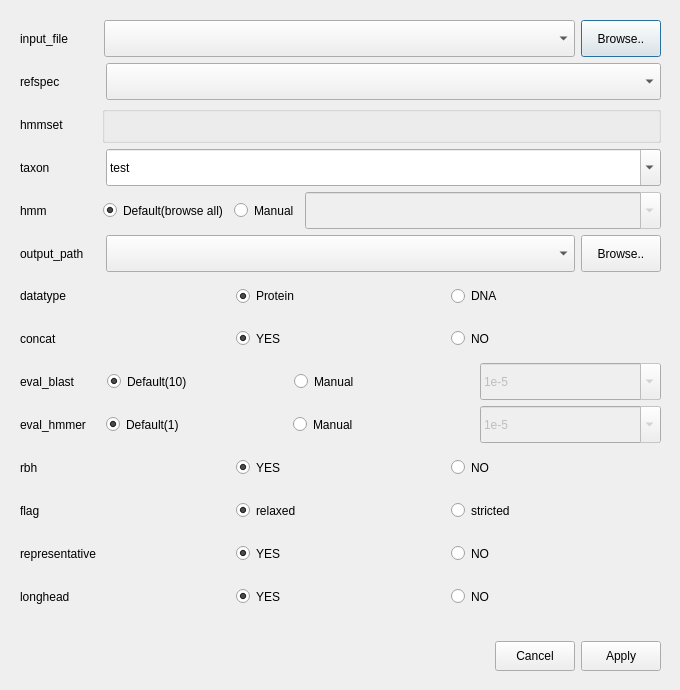
<?xml version="1.0" encoding="UTF-8"?>
<ui version="4.0">
 <class>HamstrDialog</class>
 <widget class="QDialog" name="HamstrDialog">
  <property name="geometry">
   <rect>
    <x>0</x>
    <y>0</y>
    <width>680</width>
    <height>690</height>
   </rect>
  </property>
  <property name="sizePolicy">
   <sizepolicy hsizetype="Expanding" vsizetype="Fixed">
    <horstretch>0</horstretch>
    <verstretch>0</verstretch>
   </sizepolicy>
  </property>
  <property name="minimumSize">
   <size>
    <width>588</width>
    <height>639</height>
   </size>
  </property>
  <property name="sizeIncrement">
   <size>
    <width>0</width>
    <height>0</height>
   </size>
  </property>
  <property name="contextMenuPolicy">
   <enum>Qt::DefaultContextMenu</enum>
  </property>
  <property name="windowTitle">
   <string>HaMStR Configuration</string>
  </property>
  <widget class="QWidget" name="hamstrwidget">
   <property name="geometry">
    <rect>
     <x>20</x>
     <y>20</y>
     <width>641</width>
     <height>651</height>
    </rect>
   </property>
   <layout class="QVBoxLayout" name="verticalLayout_3">
    <item>
     <layout class="QHBoxLayout" name="horizontalLayout_13">
      <item>
       <layout class="QVBoxLayout" name="verticalLayout_2">
        <property name="sizeConstraint">
         <enum>QLayout::SetNoConstraint</enum>
        </property>
        <item>
         <layout class="QHBoxLayout" name="horizontalLayout_11">
          <property name="sizeConstraint">
           <enum>QLayout::SetNoConstraint</enum>
          </property>
          <item>
           <widget class="QLabel" name="seq_label">
            <property name="mouseTracking">
             <bool>false</bool>
            </property>
            <property name="toolTip">
             <string comment="this is a test" extracomment="Path and name of the file containing the sequences hmmer is running against">Path and name of the file containing the sequences</string>
            </property>
            <property name="toolTipDuration">
             <number>5</number>
            </property>
            <property name="text">
             <string>input_file         </string>
            </property>
           </widget>
          </item>
          <item>
           <widget class="QComboBox" name="dir_comboBox">
            <property name="sizePolicy">
             <sizepolicy hsizetype="Expanding" vsizetype="Expanding">
              <horstretch>0</horstretch>
              <verstretch>0</verstretch>
             </sizepolicy>
            </property>
           </widget>
          </item>
          <item>
           <widget class="QPushButton" name="ChoSeqBtn">
            <property name="sizePolicy">
             <sizepolicy hsizetype="Minimum" vsizetype="Preferred">
              <horstretch>0</horstretch>
              <verstretch>0</verstretch>
             </sizepolicy>
            </property>
            <property name="text">
             <string>Browse..</string>
            </property>
           </widget>
          </item>
         </layout>
        </item>
        <item>
         <layout class="QHBoxLayout" name="horizontalLayout_14">
          <item>
           <widget class="QLabel" name="ref_label">
            <property name="toolTip">
             <string extracomment="Sets the reference species">Sets the reference species</string>
            </property>
            <property name="toolTipDuration">
             <number>5</number>
            </property>
            <property name="text">
             <string>refspec            </string>
            </property>
           </widget>
          </item>
          <item>
           <widget class="QComboBox" name="hms_comboBox">
            <property name="sizePolicy">
             <sizepolicy hsizetype="Expanding" vsizetype="Expanding">
              <horstretch>0</horstretch>
              <verstretch>0</verstretch>
             </sizepolicy>
            </property>
           </widget>
          </item>
         </layout>
        </item>
        <item>
         <layout class="QHBoxLayout" name="horizontalLayout_15">
          <item>
           <widget class="QLabel" name="hms_label">
            <property name="toolTip">
             <string extracomment="Specify the name of core_ortholog sets">Specify the name of the core-ortholog set</string>
            </property>
            <property name="text">
             <string>hmmset          </string>
            </property>
           </widget>
          </item>
          <item>
           <widget class="QGroupBox" name="RefSpec_groupBox">
            <property name="sizePolicy">
             <sizepolicy hsizetype="Expanding" vsizetype="Expanding">
              <horstretch>0</horstretch>
              <verstretch>0</verstretch>
             </sizepolicy>
            </property>
            <property name="title">
             <string/>
            </property>
           </widget>
          </item>
         </layout>
        </item>
        <item>
         <layout class="QHBoxLayout" name="horizontalLayout_16">
          <item>
           <widget class="QLabel" name="tax_label">
            <property name="sizePolicy">
             <sizepolicy hsizetype="Preferred" vsizetype="Preferred">
              <horstretch>0</horstretch>
              <verstretch>0</verstretch>
             </sizepolicy>
            </property>
            <property name="toolTip">
             <string extracomment="Specify a default taxon name form which your ESTs or protein sequences are derived">Specify a default taxon name from which your sequences are derived</string>
            </property>
            <property name="text">
             <string>taxon               </string>
            </property>
           </widget>
          </item>
          <item>
           <widget class="QComboBox" name="tax_comboBox">
            <property name="sizePolicy">
             <sizepolicy hsizetype="Expanding" vsizetype="Expanding">
              <horstretch>0</horstretch>
              <verstretch>0</verstretch>
             </sizepolicy>
            </property>
            <property name="editable">
             <bool>true</bool>
            </property>
            <item>
             <property name="text">
              <string>test</string>
             </property>
            </item>
           </widget>
          </item>
         </layout>
        </item>
        <item>
         <layout class="QHBoxLayout" name="horizontalLayout_2">
          <property name="sizeConstraint">
           <enum>QLayout::SetNoConstraint</enum>
          </property>
          <item>
           <widget class="QLabel" name="hmm_label">
            <property name="toolTip">
             <string extracomment="Option to provide only a single hmm to be used for the search">Option to provide only a single hmm to be used for the search</string>
            </property>
            <property name="text">
             <string>hmm               </string>
            </property>
           </widget>
          </item>
          <item>
           <widget class="QRadioButton" name="hmmRBtn_d">
            <property name="enabled">
             <bool>true</bool>
            </property>
            <property name="sizePolicy">
             <sizepolicy hsizetype="Minimum" vsizetype="Expanding">
              <horstretch>0</horstretch>
              <verstretch>0</verstretch>
             </sizepolicy>
            </property>
            <property name="mouseTracking">
             <bool>true</bool>
            </property>
            <property name="acceptDrops">
             <bool>false</bool>
            </property>
            <property name="text">
             <string>Default(browse all)</string>
            </property>
            <property name="checked">
             <bool>true</bool>
            </property>
            <attribute name="buttonGroup">
             <string notr="true">buttonGroup</string>
            </attribute>
           </widget>
          </item>
          <item>
           <widget class="QRadioButton" name="hmmRBtn_m">
            <property name="sizePolicy">
             <sizepolicy hsizetype="Minimum" vsizetype="Preferred">
              <horstretch>0</horstretch>
              <verstretch>0</verstretch>
             </sizepolicy>
            </property>
            <property name="text">
             <string>Manual</string>
            </property>
            <attribute name="buttonGroup">
             <string notr="true">buttonGroup</string>
            </attribute>
           </widget>
          </item>
          <item>
           <widget class="QComboBox" name="hmm_combobox">
            <property name="enabled">
             <bool>false</bool>
            </property>
            <property name="sizePolicy">
             <sizepolicy hsizetype="Expanding" vsizetype="Expanding">
              <horstretch>0</horstretch>
              <verstretch>0</verstretch>
             </sizepolicy>
            </property>
            <property name="editable">
             <bool>true</bool>
            </property>
           </widget>
          </item>
         </layout>
        </item>
        <item>
         <layout class="QHBoxLayout" name="horizontalLayout_12">
          <property name="sizeConstraint">
           <enum>QLayout::SetNoConstraint</enum>
          </property>
          <item>
           <widget class="QLabel" name="out_label">
            <property name="toolTip">
             <string extracomment="Determine the path to the HaMStR output">Determine the path to the HaMStR output</string>
            </property>
            <property name="text">
             <string>output_path     </string>
            </property>
           </widget>
          </item>
          <item>
           <widget class="QComboBox" name="out_comboBox">
            <property name="enabled">
             <bool>true</bool>
            </property>
            <property name="sizePolicy">
             <sizepolicy hsizetype="Expanding" vsizetype="Expanding">
              <horstretch>0</horstretch>
              <verstretch>0</verstretch>
             </sizepolicy>
            </property>
           </widget>
          </item>
          <item>
           <widget class="QPushButton" name="BrwOutBtn">
            <property name="sizePolicy">
             <sizepolicy hsizetype="Minimum" vsizetype="Preferred">
              <horstretch>0</horstretch>
              <verstretch>0</verstretch>
             </sizepolicy>
            </property>
            <property name="text">
             <string>Browse..</string>
            </property>
           </widget>
          </item>
         </layout>
        </item>
        <item>
         <layout class="QHBoxLayout" name="horizontalLayout_3">
          <property name="sizeConstraint">
           <enum>QLayout::SetNoConstraint</enum>
          </property>
          <item>
           <widget class="QLabel" name="DType_label">
            <property name="mouseTracking">
             <bool>true</bool>
            </property>
            <property name="toolTip">
             <string extracomment="this is the datatype test">Set this flag to inform HaMStR which sequences you are searching</string>
            </property>
            <property name="toolTipDuration">
             <number>5</number>
            </property>
            <property name="whatsThis">
             <string extracomment="Set the flag to figure whether you are searching in ESTs or protein"/>
            </property>
            <property name="accessibleName">
             <string extracomment="test"/>
            </property>
            <property name="text">
             <string>datatype</string>
            </property>
           </widget>
          </item>
          <item>
           <widget class="QRadioButton" name="ProRBtn">
            <property name="sizePolicy">
             <sizepolicy hsizetype="Minimum" vsizetype="Expanding">
              <horstretch>0</horstretch>
              <verstretch>0</verstretch>
             </sizepolicy>
            </property>
            <property name="text">
             <string>Protein</string>
            </property>
            <property name="checked">
             <bool>true</bool>
            </property>
            <attribute name="buttonGroup">
             <string notr="true">buttonGroup_3</string>
            </attribute>
           </widget>
          </item>
          <item>
           <widget class="QRadioButton" name="DNARBtn">
            <property name="sizePolicy">
             <sizepolicy hsizetype="Minimum" vsizetype="Expanding">
              <horstretch>0</horstretch>
              <verstretch>0</verstretch>
             </sizepolicy>
            </property>
            <property name="text">
             <string>DNA</string>
            </property>
            <property name="checked">
             <bool>false</bool>
            </property>
            <attribute name="buttonGroup">
             <string notr="true">buttonGroup_3</string>
            </attribute>
           </widget>
          </item>
         </layout>
        </item>
        <item>
         <layout class="QHBoxLayout" name="horizontalLayout_4">
          <property name="sizeConstraint">
           <enum>QLayout::SetNoConstraint</enum>
          </property>
          <item>
           <widget class="QLabel" name="concat_label">
            <property name="mouseTracking">
             <bool>true</bool>
            </property>
            <property name="toolTip">
             <string extracomment="set this flag if you want hamstr to concatenate sequences that align to non-overlapping parts of the reference protein">Set this flag if you want hamstr to concatenate sequences that align to non-overlapping parts of the reference protein</string>
            </property>
            <property name="text">
             <string>concat</string>
            </property>
           </widget>
          </item>
          <item>
           <widget class="QRadioButton" name="concatBtn_y">
            <property name="sizePolicy">
             <sizepolicy hsizetype="Minimum" vsizetype="Expanding">
              <horstretch>0</horstretch>
              <verstretch>0</verstretch>
             </sizepolicy>
            </property>
            <property name="text">
             <string>YES</string>
            </property>
            <property name="checked">
             <bool>true</bool>
            </property>
            <attribute name="buttonGroup">
             <string notr="true">buttonGroup_4</string>
            </attribute>
           </widget>
          </item>
          <item>
           <widget class="QRadioButton" name="concatBtn_n">
            <property name="sizePolicy">
             <sizepolicy hsizetype="Minimum" vsizetype="Preferred">
              <horstretch>0</horstretch>
              <verstretch>0</verstretch>
             </sizepolicy>
            </property>
            <property name="text">
             <string>NO</string>
            </property>
            <attribute name="buttonGroup">
             <string notr="true">buttonGroup_4</string>
            </attribute>
           </widget>
          </item>
         </layout>
        </item>
        <item>
         <layout class="QHBoxLayout" name="horizontalLayout_5">
          <property name="sizeConstraint">
           <enum>QLayout::SetNoConstraint</enum>
          </property>
          <item>
           <widget class="QLabel" name="eblast_label">
            <property name="mouseTracking">
             <bool>true</bool>
            </property>
            <property name="toolTip">
             <string notr="true" extracomment="eval_blast test">This option allows to set the e-value cut-off for the blast search</string>
            </property>
            <property name="text">
             <string>eval_blast        </string>
            </property>
           </widget>
          </item>
          <item>
           <widget class="QRadioButton" name="eblastRBtn_d">
            <property name="sizePolicy">
             <sizepolicy hsizetype="Expanding" vsizetype="Expanding">
              <horstretch>0</horstretch>
              <verstretch>0</verstretch>
             </sizepolicy>
            </property>
            <property name="text">
             <string>Default(10)</string>
            </property>
            <property name="checked">
             <bool>true</bool>
            </property>
            <attribute name="buttonGroup">
             <string notr="true">buttonGroup_2</string>
            </attribute>
           </widget>
          </item>
          <item>
           <widget class="QRadioButton" name="eblastRBtn_m">
            <property name="sizePolicy">
             <sizepolicy hsizetype="Expanding" vsizetype="Preferred">
              <horstretch>0</horstretch>
              <verstretch>0</verstretch>
             </sizepolicy>
            </property>
            <property name="text">
             <string>Manual</string>
            </property>
            <attribute name="buttonGroup">
             <string notr="true">buttonGroup_2</string>
            </attribute>
           </widget>
          </item>
          <item>
           <widget class="QComboBox" name="eblast_comboBox">
            <property name="enabled">
             <bool>false</bool>
            </property>
            <property name="sizePolicy">
             <sizepolicy hsizetype="Expanding" vsizetype="Preferred">
              <horstretch>0</horstretch>
              <verstretch>0</verstretch>
             </sizepolicy>
            </property>
            <property name="editable">
             <bool>true</bool>
            </property>
            <item>
             <property name="text">
              <string>1e-5</string>
             </property>
            </item>
            <item>
             <property name="text">
              <string>1e-6</string>
             </property>
            </item>
            <item>
             <property name="text">
              <string>1e-3</string>
             </property>
            </item>
            <item>
             <property name="text">
              <string>1e-10</string>
             </property>
            </item>
           </widget>
          </item>
         </layout>
        </item>
        <item>
         <layout class="QHBoxLayout" name="horizontalLayout_6">
          <property name="sizeConstraint">
           <enum>QLayout::SetNoConstraint</enum>
          </property>
          <item>
           <widget class="QLabel" name="ehmmer_label">
            <property name="toolTip">
             <string>This options allows to set the e-value cut-off for the HMM search</string>
            </property>
            <property name="text">
             <string>eval_hmmer    </string>
            </property>
           </widget>
          </item>
          <item>
           <widget class="QRadioButton" name="ehmmerRBtn_d">
            <property name="sizePolicy">
             <sizepolicy hsizetype="Expanding" vsizetype="Expanding">
              <horstretch>0</horstretch>
              <verstretch>0</verstretch>
             </sizepolicy>
            </property>
            <property name="text">
             <string>Default(1)</string>
            </property>
            <property name="checked">
             <bool>true</bool>
            </property>
            <attribute name="buttonGroup">
             <string notr="true">buttonGroup_5</string>
            </attribute>
           </widget>
          </item>
          <item>
           <widget class="QRadioButton" name="ehmmerRBtn_m">
            <property name="sizePolicy">
             <sizepolicy hsizetype="Expanding" vsizetype="Preferred">
              <horstretch>0</horstretch>
              <verstretch>0</verstretch>
             </sizepolicy>
            </property>
            <property name="text">
             <string>Manual</string>
            </property>
            <attribute name="buttonGroup">
             <string notr="true">buttonGroup_5</string>
            </attribute>
           </widget>
          </item>
          <item>
           <widget class="QComboBox" name="ehmmer_comboBox">
            <property name="enabled">
             <bool>false</bool>
            </property>
            <property name="sizePolicy">
             <sizepolicy hsizetype="Expanding" vsizetype="Preferred">
              <horstretch>0</horstretch>
              <verstretch>0</verstretch>
             </sizepolicy>
            </property>
            <property name="editable">
             <bool>true</bool>
            </property>
            <item>
             <property name="text">
              <string>1e-5</string>
             </property>
            </item>
            <item>
             <property name="text">
              <string>1e-6</string>
             </property>
            </item>
            <item>
             <property name="text">
              <string>1e-3</string>
             </property>
            </item>
            <item>
             <property name="text">
              <string>1e-10</string>
             </property>
            </item>
           </widget>
          </item>
         </layout>
        </item>
        <item>
         <layout class="QHBoxLayout" name="horizontalLayout_7">
          <property name="sizeConstraint">
           <enum>QLayout::SetNoConstraint</enum>
          </property>
          <item>
           <widget class="QLabel" name="rbh_label">
            <property name="toolTip">
             <string>Set this flag if you want to use a reciprocal best hit criterion. Only the highest scoring hit from the hmmer search will be used for re-blast.</string>
            </property>
            <property name="text">
             <string>rbh</string>
            </property>
           </widget>
          </item>
          <item>
           <widget class="QRadioButton" name="rbhBtn_y">
            <property name="sizePolicy">
             <sizepolicy hsizetype="Minimum" vsizetype="Expanding">
              <horstretch>0</horstretch>
              <verstretch>0</verstretch>
             </sizepolicy>
            </property>
            <property name="text">
             <string>YES</string>
            </property>
            <property name="checked">
             <bool>true</bool>
            </property>
            <attribute name="buttonGroup">
             <string notr="true">buttonGroup_6</string>
            </attribute>
           </widget>
          </item>
          <item>
           <widget class="QRadioButton" name="rbhBtn_n">
            <property name="sizePolicy">
             <sizepolicy hsizetype="Minimum" vsizetype="Preferred">
              <horstretch>0</horstretch>
              <verstretch>0</verstretch>
             </sizepolicy>
            </property>
            <property name="text">
             <string>NO</string>
            </property>
            <attribute name="buttonGroup">
             <string notr="true">buttonGroup_6</string>
            </attribute>
           </widget>
          </item>
         </layout>
        </item>
        <item>
         <layout class="QHBoxLayout" name="horizontalLayout_8">
          <item>
           <widget class="QLabel" name="flag_label">
            <property name="toolTip">
             <string>This option determines whether the stricted reciprocity criterion is applied</string>
            </property>
            <property name="text">
             <string>flag</string>
            </property>
           </widget>
          </item>
          <item>
           <widget class="QRadioButton" name="flag_relaxRBtn">
            <property name="sizePolicy">
             <sizepolicy hsizetype="Minimum" vsizetype="Expanding">
              <horstretch>0</horstretch>
              <verstretch>0</verstretch>
             </sizepolicy>
            </property>
            <property name="toolTip">
             <string>Set this flag if the reciprocity criterion is fulfilled when the re-blast against any of the primer taxa was successfull</string>
            </property>
            <property name="text">
             <string>relaxed</string>
            </property>
            <property name="checked">
             <bool>true</bool>
            </property>
            <attribute name="buttonGroup">
             <string notr="true">buttonGroup_7</string>
            </attribute>
           </widget>
          </item>
          <item>
           <widget class="QRadioButton" name="flag_strictRBtn">
            <property name="sizePolicy">
             <sizepolicy hsizetype="Minimum" vsizetype="Preferred">
              <horstretch>0</horstretch>
              <verstretch>0</verstretch>
             </sizepolicy>
            </property>
            <property name="toolTip">
             <string>Set this flag if the reciprocity criterion is only fulfilled when the re-blast against all primer taxa was successfull</string>
            </property>
            <property name="text">
             <string>stricted</string>
            </property>
            <attribute name="buttonGroup">
             <string notr="true">buttonGroup_7</string>
            </attribute>
           </widget>
          </item>
         </layout>
        </item>
        <item>
         <layout class="QHBoxLayout" name="horizontalLayout_9">
          <item>
           <widget class="QLabel" name="represent_label">
            <property name="toolTip">
             <string>From all sequences that fulfill the reciprocity criterion the one showing the highest similarity to the core ortholog sequence in the refernce species is identified and selected as representative</string>
            </property>
            <property name="text">
             <string>representative</string>
            </property>
           </widget>
          </item>
          <item>
           <widget class="QRadioButton" name="representBtn_y">
            <property name="sizePolicy">
             <sizepolicy hsizetype="Minimum" vsizetype="Expanding">
              <horstretch>0</horstretch>
              <verstretch>0</verstretch>
             </sizepolicy>
            </property>
            <property name="text">
             <string>YES</string>
            </property>
            <property name="checked">
             <bool>true</bool>
            </property>
            <attribute name="buttonGroup">
             <string notr="true">buttonGroup_8</string>
            </attribute>
           </widget>
          </item>
          <item>
           <widget class="QRadioButton" name="representBtn_n">
            <property name="sizePolicy">
             <sizepolicy hsizetype="Minimum" vsizetype="Preferred">
              <horstretch>0</horstretch>
              <verstretch>0</verstretch>
             </sizepolicy>
            </property>
            <property name="text">
             <string>NO</string>
            </property>
            <attribute name="buttonGroup">
             <string notr="true">buttonGroup_8</string>
            </attribute>
           </widget>
          </item>
         </layout>
        </item>
        <item>
         <layout class="QHBoxLayout" name="horizontalLayout_10">
          <item>
           <widget class="QLabel" name="lhead_label">
            <property name="toolTip">
             <string>Set this flag in the case your sequence identifier contain whitespaces and you wish to keep the entire sequence identifier throughtout your analysis</string>
            </property>
            <property name="text">
             <string>longhead</string>
            </property>
           </widget>
          </item>
          <item>
           <widget class="QRadioButton" name="lheadBtn_y">
            <property name="sizePolicy">
             <sizepolicy hsizetype="Preferred" vsizetype="Expanding">
              <horstretch>0</horstretch>
              <verstretch>0</verstretch>
             </sizepolicy>
            </property>
            <property name="text">
             <string>YES</string>
            </property>
            <property name="checked">
             <bool>true</bool>
            </property>
            <attribute name="buttonGroup">
             <string notr="true">buttonGroup_9</string>
            </attribute>
           </widget>
          </item>
          <item>
           <widget class="QRadioButton" name="lheadBtn_n">
            <property name="sizePolicy">
             <sizepolicy hsizetype="Preferred" vsizetype="Preferred">
              <horstretch>0</horstretch>
              <verstretch>0</verstretch>
             </sizepolicy>
            </property>
            <property name="text">
             <string>NO</string>
            </property>
            <attribute name="buttonGroup">
             <string notr="true">buttonGroup_9</string>
            </attribute>
           </widget>
          </item>
         </layout>
        </item>
       </layout>
      </item>
     </layout>
    </item>
    <item>
     <spacer name="verticalSpacer">
      <property name="orientation">
       <enum>Qt::Vertical</enum>
      </property>
      <property name="sizeType">
       <enum>QSizePolicy::Fixed</enum>
      </property>
      <property name="sizeHint" stdset="0">
       <size>
        <width>20</width>
        <height>20</height>
       </size>
      </property>
     </spacer>
    </item>
    <item>
     <layout class="QHBoxLayout" name="horizontalLayout">
      <property name="sizeConstraint">
       <enum>QLayout::SetNoConstraint</enum>
      </property>
      <item>
       <spacer name="horizontalSpacer">
        <property name="orientation">
         <enum>Qt::Horizontal</enum>
        </property>
        <property name="sizeHint" stdset="0">
         <size>
          <width>40</width>
          <height>30</height>
         </size>
        </property>
       </spacer>
      </item>
      <item>
       <widget class="QPushButton" name="canselBtn">
        <property name="sizePolicy">
         <sizepolicy hsizetype="Minimum" vsizetype="Preferred">
          <horstretch>0</horstretch>
          <verstretch>0</verstretch>
         </sizepolicy>
        </property>
        <property name="text">
         <string>Cancel</string>
        </property>
       </widget>
      </item>
      <item>
       <widget class="QPushButton" name="applyBtn">
        <property name="sizePolicy">
         <sizepolicy hsizetype="Minimum" vsizetype="Preferred">
          <horstretch>0</horstretch>
          <verstretch>0</verstretch>
         </sizepolicy>
        </property>
        <property name="text">
         <string>Apply</string>
        </property>
       </widget>
      </item>
     </layout>
    </item>
   </layout>
  </widget>
 </widget>
 <resources/>
 <connections/>
 <buttongroups>
  <buttongroup name="buttonGroup_2"/>
  <buttongroup name="buttonGroup_3"/>
  <buttongroup name="buttonGroup_4"/>
  <buttongroup name="buttonGroup_5"/>
  <buttongroup name="buttonGroup_6"/>
  <buttongroup name="buttonGroup_7"/>
  <buttongroup name="buttonGroup_8"/>
  <buttongroup name="buttonGroup_9"/>
  <buttongroup name="buttonGroup"/>
 </buttongroups>
</ui>
